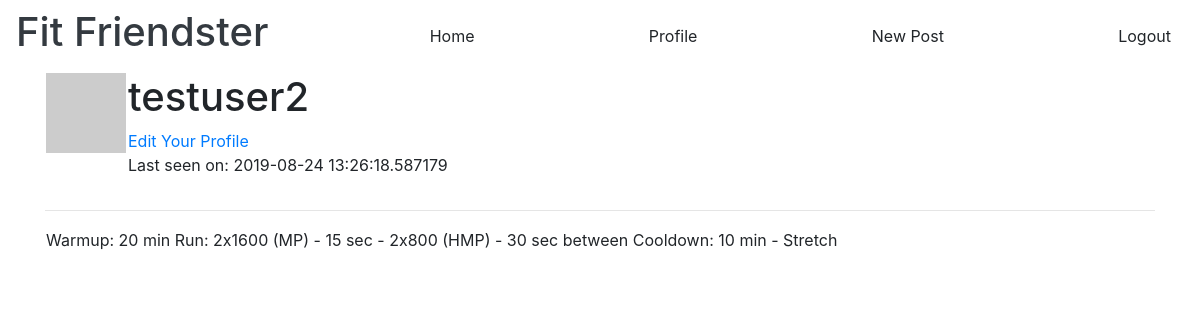
/user/testuser2 (signed in), run on an earlier commit of the app's database.
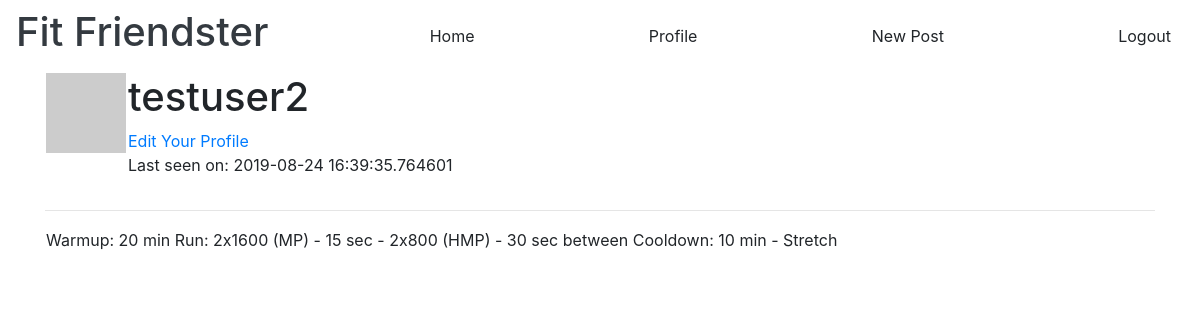
And on a later commit of the database.
### app/models.py (models this page shows, shortened)
class User(UserMixin, db.Model):
    id = db.Column(db.Integer, primary_key=True)
    username = db.Column(db.String(64), index=True, unique=True)
    first_name = db.Column(db.String(32))
    last_name = db.Column(db.String(32))
    email = db.Column(db.String(64), index=True, unique=True)
    password_hash = db.Column(db.String(128))
    about_me = db.Column(db.String(140))
    last_seen = db.Column(db.DateTime, default=datetime.utcnow)
    active = db.Column(db.Boolean)
    user_type = db.Column(db.String(64))
    posts = db.relationship('Post', backref='author', lazy='dynamic')
    def avatar(self, size):
        digest = md5(self.email.lower().encode('utf-8')).hexdigest()
        return 'https://www.gravatar.com/avatar/{}?d=identicon&s={}'.format(digest,size)

class Post(db.Model):
    id = db.Column(db.Integer, primary_key=True)
    title = db.Column(db.String(140))
    body = db.Column(db.String(140))
    timestamp = db.Column(db.DateTime, index=True, default=datetime.utcnow)
    user_id = db.Column(db.Integer, db.ForeignKey('user.id'))

### app/routes.py (the view)
@app.route('/user/<username>')
@login_required
def user(username):
    user = User.query.filter_by(username=username).first_or_404()
    posts = Post.query.filter_by(user_id=user.id).all()
    return render_template('user.html', title='Profile', user=user, posts=posts)

### app/models.py (called while the page is built)
@login.user_loader
def load_user(id):
    return User.query.get(int(id))

### app/routes.py (called while the page is built)
@app.before_request
def before_request():
    if current_user.is_authenticated:
        current_user.last_seen = datetime.utcnow()
        db.session.commit()

### app/templates/user.html (shortened to what this page needs)
{% extends "base.html" %}
{% block app_content %}
    <table>
        <tr valign="top">
            <td><img src="{{ user.avatar(128) }}"></td>
            <td>
                <h1>{{ user.username }}</h1>
                <a href="{{ url_for('edit_profile') }}">Edit Your Profile</a>
                {% if user.last_seen %}
                    <p>Last seen on: {{ user.last_seen }}</p>
                {% endif %}
            </td>
        </tr>
    </table>
    <hr>
        {% for post in posts %}
            {% include '_post.html' %}
        {% endfor %}
{% endblock %}

### app/templates/base.html (shortened to what this page needs)
<!DOCTYPE html>
<html>
    <head>
        <link rel="stylesheet" href="https://stackpath.bootstrapcdn.com/bootstrap/4.3.1/css/bootstrap.min.css">
        <link rel="stylesheet" href="../static/styles/base.css">
    </head>
    {% block navbar %}
        <nav class="nav navbar navbar-default d-flex">
            <h1><a class="text-decoration-none text-dark" href='/'>Fit Friendster</a></h1>
            <a class="btn btn-border" href="{{ url_for('index') }}">Home</a>
            {% if current_user.is_anonymous %}
                <a class="btn btn-border" href="{{ url_for('login') }}">Login</a>
                <a class="nav-link" href="{{ url_for('register') }}">Register</a>
            {% else %}
                <a class="btn" href="{{ url_for('user', username=current_user.username) }}">Profile</a>
                <a class="btn" href="{{ url_for('new_post') }}">New Post</a>
                <a class="btn" href="{{ url_for('logout') }}">Logout</a>
            {% endif %}
        </nav>
    {% endblock %}
    {% block content %}
        <div class="container">
            {% block app_content %} {% endblock %}
        </div>
    {% endblock %}
</html>

### app/templates/_post.html
<table>
    <tr valign="top">
        <td
            {{ post.author.username }} says: <br>
            {{ post.body }}
        </td>
    </tr>
</table>

What changed in the data, as far as the page shows it:
changed User "testuser2": last_seen "2019-08-24 13:26:18.587179" → "2019-08-24 16:39:35.764601"
